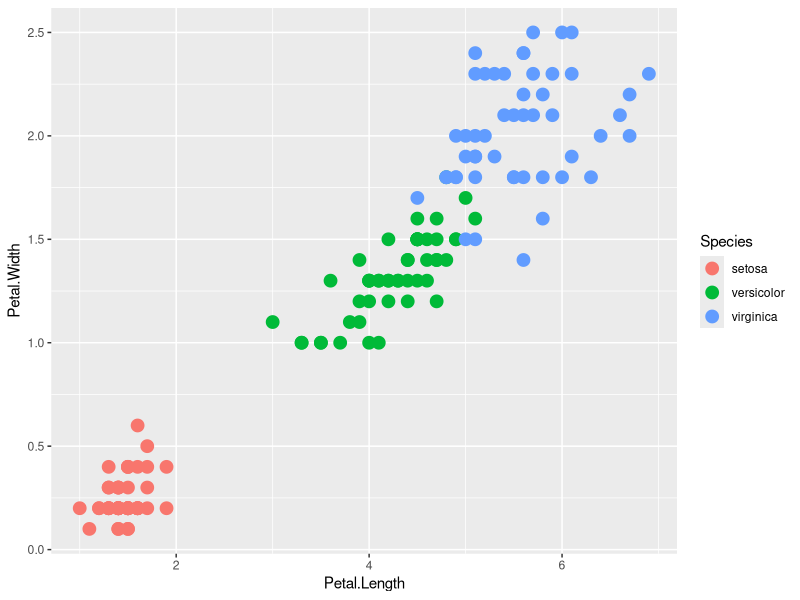
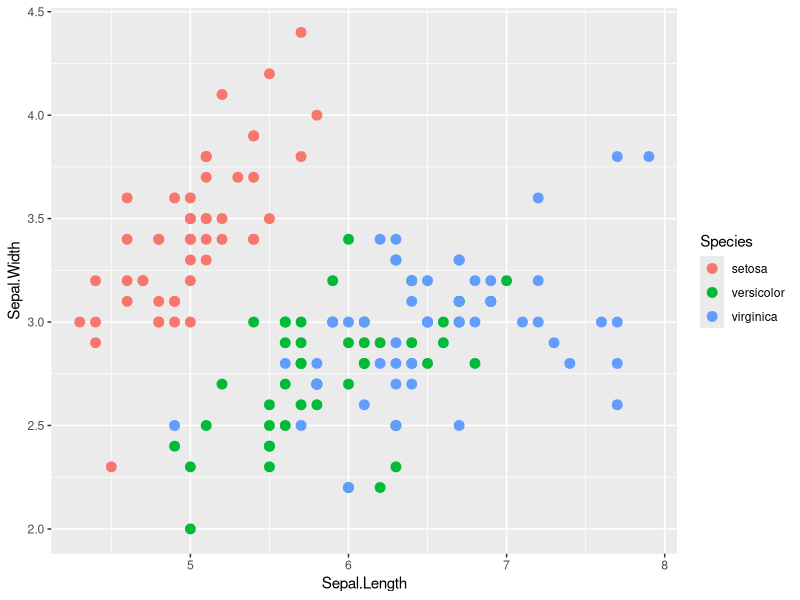
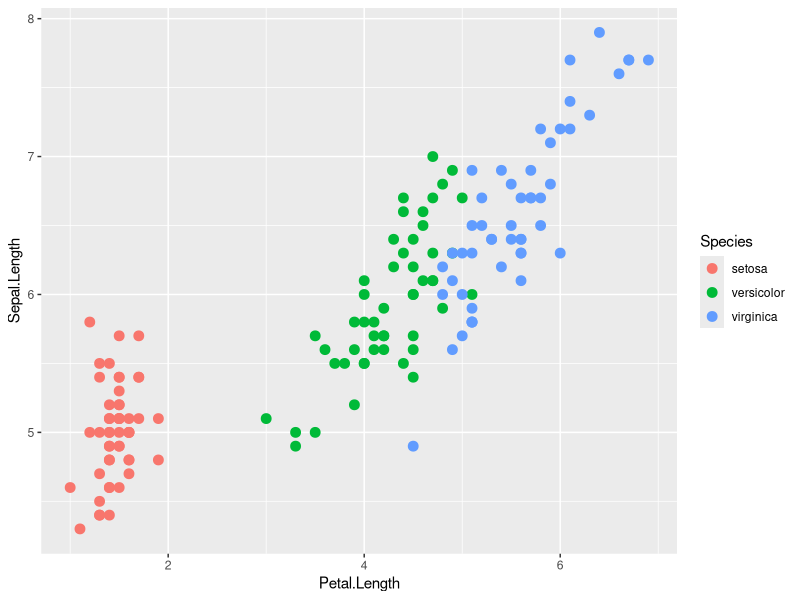
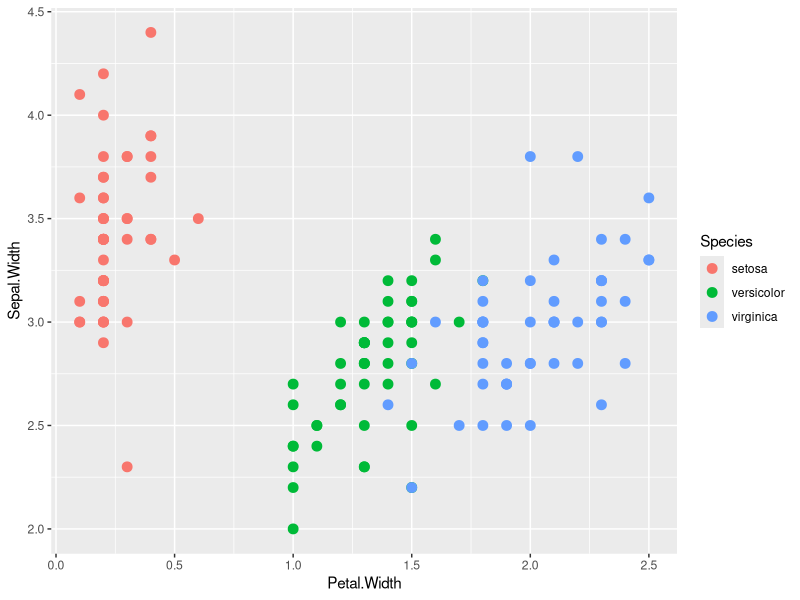
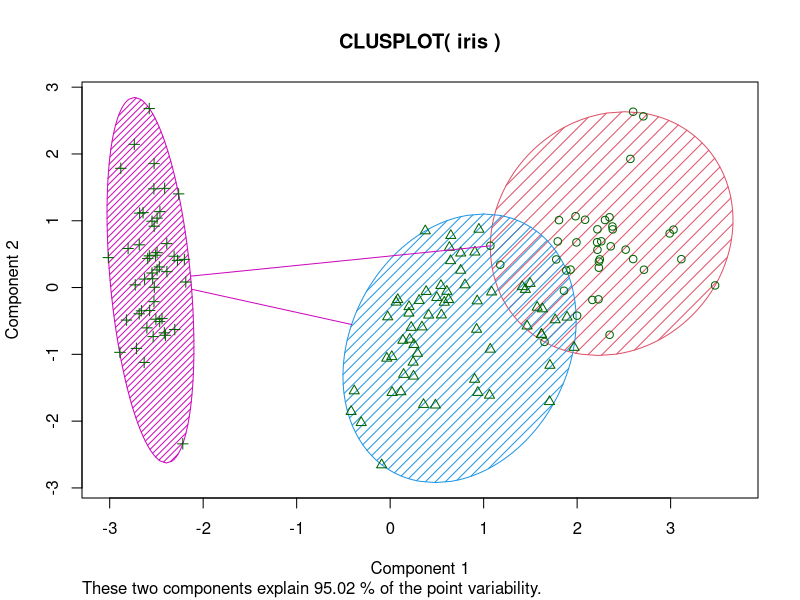
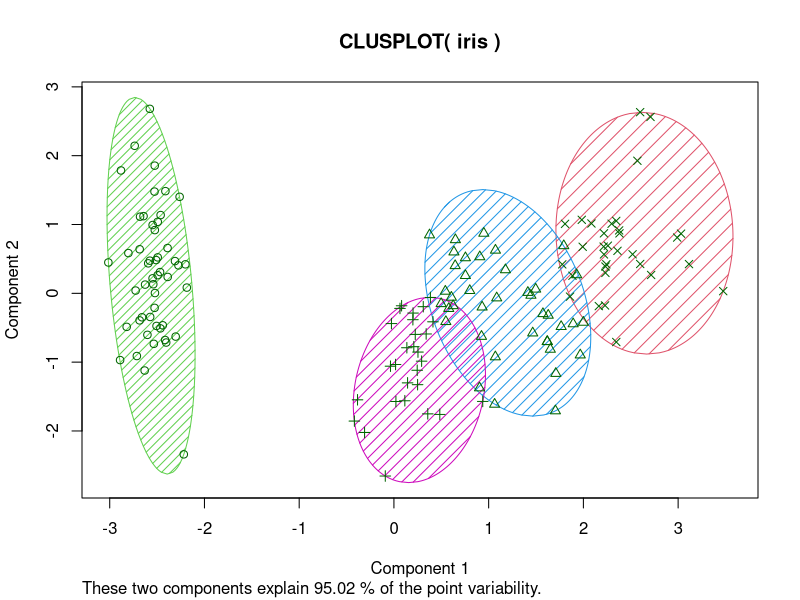
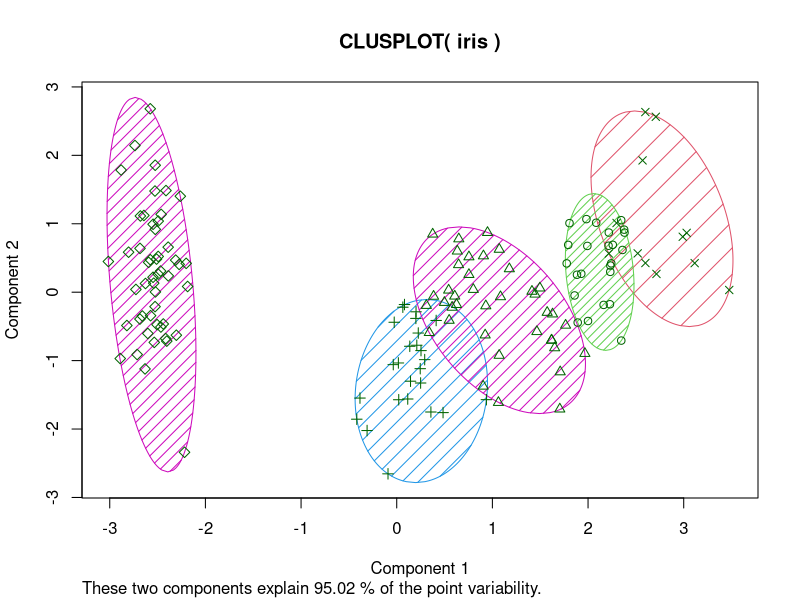
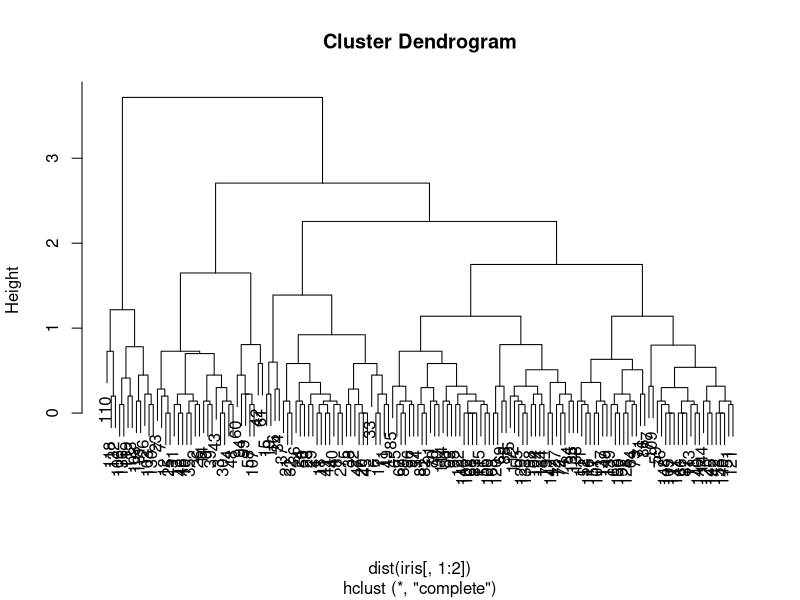

Generate these figures, in order, with R:
#10) CLUSTERING MODEL
#a) Clustering algorithms for unsupervised classification.
#b) Plot the cluster data using R visualizations.

#load dataset
df<-iris
df
# display first 6 rows
head(df)

#EDA
library(ggplot2)
ggplot(df,aes(x=Petal.Length,y=Petal.Width))+geom_point(aes(col=Species),size=4)

ggplot(df,aes(x=Sepal.Length,y=Sepal.Width))+geom_point(aes(col=Species),size=3)

ggplot(df,aes(Petal.Length,Sepal.Length))+geom_point(aes(col=Species),size=3)

ggplot(df,aes(x=Petal.Width,y=Sepal.Width))+geom_point(aes(col=Species),size=3)

# Model Build
set.seed(101)
k=3 # no of clusters
iriscluster<-kmeans(df[,1:4],centers = 3,nstart = 25)
iriscluster
table(iriscluster$cluster,df$Species)
# clusterplot
library(cluster)
clusplot(iris, iriscluster$cluster, color=T, shade=T, labels=0, lines=2)


k=4 # no of clusters
iriscluster<-kmeans(df[,1:4],centers = 4,nstart = 25)
iriscluster
table(iriscluster$cluster,df$Species)
# clusterplot
library(cluster)
clusplot(iris, iriscluster$cluster, color=T, shade=T, labels=0, lines=0)

k=5 # no of clusters
iriscluster<-kmeans(df[,1:4],centers = 5)
iriscluster
table(iriscluster$cluster,df$Species)
# clusterplot
library(cluster)
clusplot(iris, iriscluster$cluster, color=T, shade=T, labels=0, lines=0)

iriscluster$cluster
iriscluster$centers
iriscluster$totss
iriscluster$size

clusters <- hclust(dist(iris[, 1:2]))
plot(clusters)

clusters <- hclust(dist(iris[, 2:3]))
plot(clusters)

clusters <- hclust(dist(iris[, 3:4]))
plot(clusters)
